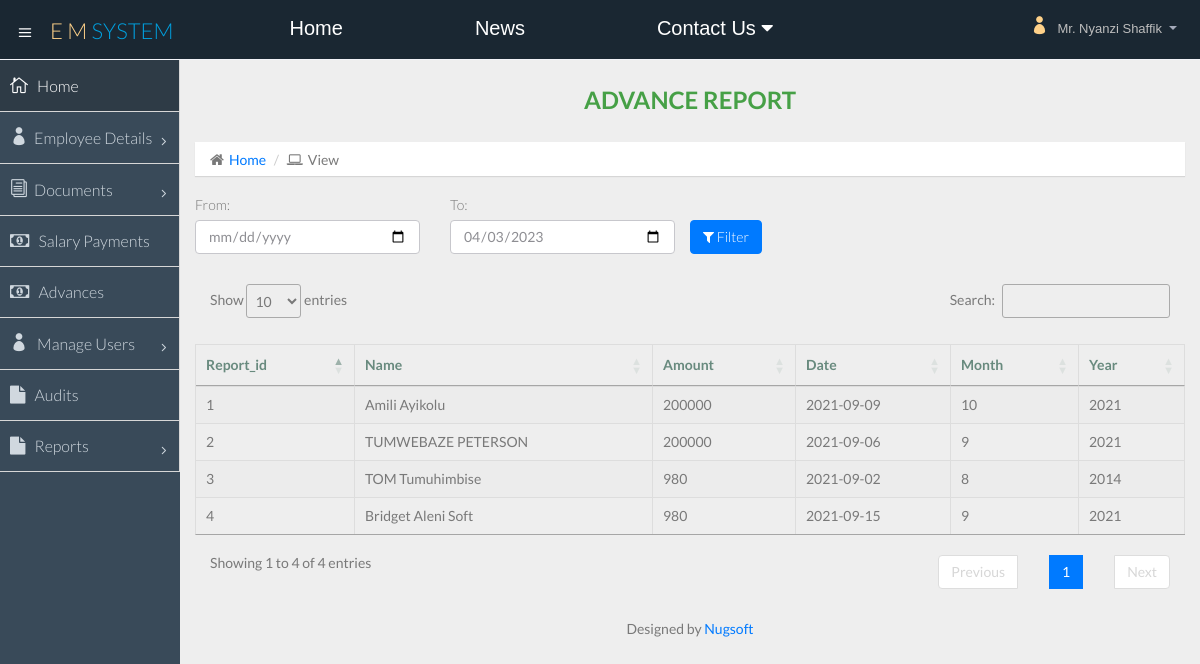
Screenshot of /adv_rep.php (signed in) with the database file from the repository.
### tables this page shows
CREATE TABLE `advances` (
  `advance_id` int(11) NOT NULL,
  `emp_id` int(11) NOT NULL,
  `amount` varchar(50) DEFAULT '0',
  `date` date NOT NULL,
  `reason` varchar(200) NOT NULL,
  `addedby` varchar(100) NOT NULL,
  `addedon` timestamp NOT NULL DEFAULT current_timestamp(),
  `month` int(2) NOT NULL,
  `year` year(4) NOT NULL
);

CREATE TABLE `add_employee` (
  `id` int(11) NOT NULL,
  `name` varchar(100) NOT NULL,
  `email` varchar(100) NOT NULL,
  `phone1` varchar(100) NOT NULL,
  `phone2` varchar(100) NOT NULL,
  `address` varchar(100) NOT NULL,
  `birth` date NOT NULL,
  `nin` varchar(100) NOT NULL,
  `position` varchar(100) NOT NULL,
  `salary` varchar(100) DEFAULT '0',
  `appoint` varchar(100) NOT NULL,
  `contract` varchar(100) NOT NULL,
  `photo` varchar(100) NOT NULL,
  `nok` varchar(100) NOT NULL,
  `nokc` varchar(100) NOT NULL
);

### adv_rep.php (the view, shortened to what this page needs)
<?php include "includes/head.php" ?>
<body>
  <section id="container" class="">
    <?php include "includes/nav.php" ?>
    <?php include "includes/sidebar.php" ?>
    <section id="main-content">
      <section class="wrapper">
        <div class="row">
          <div class="col-lg-12">
            <h3 style="color:green" class="page-header text-center"><b>Advance Report</b></h3>
            <ol class="breadcrumb">
              <li><i class="fa fa-home"></i><a href="home.php">Home</a></li>
              <li><i class="fa fa-laptop"></i>View</li>
            </ol>
          </div>
        </div>
<div class="row">
  <form method="POST">
  <div class="col-md-6">
    <div class="row">
    <div class="col-md-6">
      <div class="form-group">
          <label for="recipient-name" class="control-label">From:</label>
          <input type="date" name="from_date" class="form-control" required>
      </div>
    </div>
    <div class="col-md-6">
      <div class="form-group">
          <label for="recipient-name" class="control-label">To:</label>
          <input type="date" name="to_date" value="<?php echo date("Y-m-d"); ?>" class="form-control" required>
      </div>
    </div>
    </div>
  </div>
  <button type="submit" style="margin-top:25px;" name="filter" class="btn btn-primary"><i class="fa fa-filter"></i> Filter</button>
</form>
</div>
<table id="sort" class="table table-striped table-bordered" style="width:100%">
  <thead>
    <tr>
      <th class="text-center">Report_id</th>
      <th class="text-center">Name</th>
      <th class="text-center">Amount</th>
      <th class="text-center">Date</th>
      <th class="text-center">Month</th>
      <th class="text-center">Year</th>
    </tr>
  </thead>
  <tbody>
  <?php
if(isset($_POST['filter'])){
  $fr_date = $_POST['from_date'];
  $to_date = $_POST['to_date'];
  $query = "SELECT * FROM advances where date >= '$fr_date' && date <= '$to_date'";
}
else{
  $query = "SELECT * FROM advances";
}
$number = 0;
if ($result = mysqli_query($con, $query)) {
    while ($row = mysqli_fetch_array($result)){
      $number++;
      $id=$row['advance_id'];
      $amount=$row['amount'];
      $dte=$row['date'];
      $month=$row['month'];
      $year=$row['year'];
      $name1 = mysqli_fetch_array(mysqli_query($con, "SELECT emp_id FROM advances where advance_id='$id'"))['emp_id'];
      $name = mysqli_fetch_array(mysqli_query($con, "SELECT * FROM add_employee where id='$name1'"))['name'];
?>
        <tr>
                  <td><?php echo $number; ?></td>
                  <td><?php echo $name; ?></td>
                  <td><?php echo $amount; ?></td>
                  <td><?php echo $dte; ?></td>
                  <td><?php echo $month; ?></td>
                  <td><?php echo $year; ?></td>
        </tr>
        <?php
    }
}
?>
  </tbody>
</table>
</section>
      <?php include "includes/footer.php" ?>
    </section>
  </section>
</body>
</html>

### rows the page displays
advances: name "Amili Ayikolu", amount "200000", date "2021-09-09", month "10", year "2021"
advances: name "TUMWEBAZE PETERSON", amount "200000", date "2021-09-06", month "9", year "2021"
advances: name "TOM Tumuhimbise", amount "980", date "2021-09-02", month "8", year "2014"
advances: name "Bridget Aleni Soft", amount "980", date "2021-09-15", month "9", year "2021"

### other values shown
$fname "Mr. Nyanzi Shaffik"
